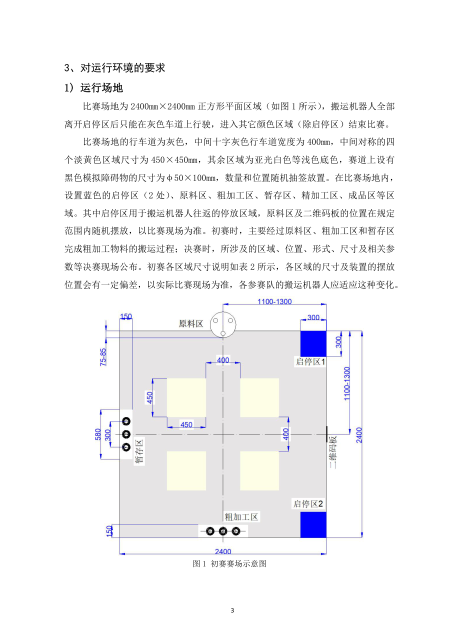
#> input picture pdf_pages/page_03.png, 911 x 1287 px (shown at 1/2 size)
$ python make_digit_templates.py --image ../pdf_pages/page_03.png
#> lines starting #> are read from the running program, lines starting #| are printed output that depends on the picture
### vision/align_send.py
#!/usr/bin/env python3
# -*- coding: utf-8 -*-
"""对准专用发送端：取目标颜色 → 像素偏移换算成毫米 → 发 $V 给 STM32。

**不需要任何标定文件。** 只用两个手工常数：
    PX_PER_MM    多少像素算 1 毫米（量一次就行）
    ROT_DEG      相机相对车头装了多歪，逆时针为正（装正就是 0；本车现在是 90）

为什么不用标定：ALIGN 是闭环，每帧重新测误差。尺度差 20% 只让车每步走多/走少，
照样收敛到 0；**角度差几度只让收敛变慢，差 90° 就会绕着物料转圈**。
所以先用这个把闭环跑通，等要精确读出坐标时再上五点单应（calib_plane_h.py）。

怎么量 PX_PER_MM：
    在桌面上放一个物料，看着画面记下像素 y；
    把物料沿车头方向往后挪 100 mm，再记一次像素 y；
    PX_PER_MM = 两次像素差 / 100。

怎么定 ROT_DEG：
    把物料放在车头正前方 300 mm 处，看终端打印的 x/y（或 --no-send 时的 TX 行）。
    x≈+300、y≈0 → 相机正装，ROT_DEG = 0；
    x≈0、y≈+300（物料显示在画面左边）→ ROT_DEG = +90；
    x≈0、y≈-300（显示在右边）→ ROT_DEG = -90。

为什么 90° 会绕圈（2026-11-16 实机 log 复盘）：
    视觉按"画面正上方=车头"算出误差，但相机转了 90°，于是固件拿到的误差向量
    和车真实的方向差 90°。控制器一直朝"看起来的方向"走，车就沿着以物料为圆心、
    半径约等于初始偏差的圆一直转；日志里 e 的模长恒定、角度每 0.5 s 转 ~50°，
    ff 也被这圈运动带到 ±80 mm/s。装错 180° 会发散而不是绕圈，差几度只是收敛慢。

用法：
    python3 align_send.py                            # 自动找串口发帧 + 实时画面
    python3 align_send.py --port COM7 --cls 3        # 指定串口（PC 上接 USB-TTL）
    python3 align_send.py --rot-deg 0                # 相机正装时
    python3 align_send.py --no-send                  # 只出画面，不发串口

类别可以运行时切换：固件每次 `ALIGN/TRACK/GRAB <cls>` 启动都会往 USART3 发一行
`$C,<cls>`，本脚本收到就把目标色换过去（`GRAB BLUE` 也行，名字在固件里映射成 3）。
`--cls` 只是启动时的默认值；`--no-send` 时收不到下行，只能用 `--cls`。

注意：vision_node.py 和本脚本不能同时跑，它们要抢同一个串口。
"""

import argparse
import math
import os
import sys
import time

import numpy as np

from common import (CAMERA_MOUNT_DEG, DEFAULT_CAMERA, Preview,
                    add_preview_argument, add_send_argument, close_all_windows,
                    color_mask, format_line, load_json, open_camera, open_link,
                    parse_camera_source, poll_class_hint_ex, rotate_to_body)
# 检测器复用 vision_node 的那一套：六种颜色全找（黑色走 mode=dark），
# 这里只负责"挑当前类别里最大的那块"再换算成毫米，避免两处算法走样。
from vision_node import (DRAW_COLORS_BGR, build_dark_mask,
                         candidate_from_contour, detect_blobs)

# ---- 默认参数，跟命令行同名的以命令行优先 ----
DEFAULT_PX_PER_MM = 1.5
# 本车相机相对车头装了 +90°（2026-11-16 由 TRACK 绕圈日志反推，见文件头）。
DEFAULT_ROT_DEG = CAMERA_MOUNT_DEG
MIN_AREA_PX = 400
# 检测默认用半分辨率：面积只有 1/4，Pi 上从 ~60 ms/帧降到 ~15 ms；
# 坐标会换算回原图，PX_PER_MM 不受影响。要极致精度时用 --detect-scale 1。
DEFAULT_DETECT_SCALE = 0.5
# 圆环类：固件 DROP 的 Align 步用 cls=11，脚本收到 $C,11 就切到环检测。
RING_CLASS = 11
DEFAULT_RING_MIN_RADIUS = 8
DEFAULT_RING_PARAM2 = 0.85


def detect_rings(frame, min_radius_px=DEFAULT_RING_MIN_RADIUS,
                 max_radius_px=0, param2=DEFAULT_RING_PARAM2, min_circles=3):
    """找画面里所有同心圆环目标，一个目标 = 一簇同心圆。

    预处理借 2025 西理工视觉的 color_circle_position：CLAHE → 高斯 → HoughCircles
    (HOUGH_GRADIENT_ALT)。圆心按"彼此很近"聚成簇，一簇就是一个环（三个环同框也能分开），
    簇内取中位数。**至少 min_circles 个不同半径的同心圆才算目标**，单圈/碎圆直接丢弃，
    避免地面杂圆被当成环。
    """
    import cv2

    gray = cv2.cvtColor(frame, cv2.COLOR_BGR2GRAY)
    clahe = cv2.createCLAHE(clipLimit=5.0, tileGridSize=(8, 8)).apply(gray)
    blur = cv2.GaussianBlur(clahe, (5, 5), 0)
    height_px, width_px = gray.shape[:2]
    if max_radius_px <= 0:
        max_radius_px = min(height_px, width_px) // 2

    circles = cv2.HoughCircles(blur, cv2.HOUGH_GRADIENT_ALT, 1.5, 30,
                               param1=300, param2=param2,
                               minRadius=max(3, int(min_radius_px)),
                               maxRadius=max(4, int(max_radius_px)))
    if circles is None or len(circles[0]) == 0:
        return []

    points = [tuple(map(float, item)) for item in circles[0]]
    points.sort(key=lambda item: -item[2])     # 大圈先来，先定出目标中心
    groups = []
    for item in points:
        best = None
        best_dist = None
        for group in groups:
            cx = float(np.median([p[0] for p in group]))
            cy = float(np.median([p[1] for p in group]))
            radius = float(max(p[2] for p in group))
            dist = ((item[0] - cx) ** 2 + (item[1] - cy) ** 2) ** 0.5
            if dist <= max(15.0, 0.25 * radius) and (best_dist is None or dist < best_dist):
                best = group
                best_dist = dist
        if best is None:
            groups.append([item])
        else:
            best.append(item)

    # 同一个环的圆可能被拆成两簇（圆心噪声）；先把中心很近的簇合并，
    # 免得一帧报两个“目标”、锁环在两者之间跳。
    merged = []
    for group in groups:
        gx = float(np.median([p[0] for p in group]))
        gy = float(np.median([p[1] for p in group]))
        gr = float(max(p[2] for p in group))
        for existing in merged:
            ex = float(np.median([p[0] for p in existing]))
            ey = float(np.median([p[1] for p in existing]))
            er = float(max(p[2] for p in existing))
            if ((gx - ex) ** 2 + (gy - ey) ** 2) ** 0.5 <= max(25.0, 0.35 * max(gr, er)):
                existing.extend(group)
                break
        else:
            merged.append(list(group))
    groups = merged

    targets = []
    for group in groups:
        # 同一个圆可能被 Hough 重复检出；先按半径去重，再要求至少有
        # min_circles 个不同半径的同心圆，单圈/碎圆不算目标。
        radii = []
        for item in sorted(group, key=lambda p: p[2]):
            if not radii or abs(item[2] - radii[-1]) > 3.0:
                radii.append(item[2])
        if len(radii) < max(1, int(min_circles)):
            continue
        u = float(np.median([p[0] for p in group]))
        v = float(np.median([p[1] for p in group]))
        radius = float(max(p[2] for p in group))
        targets.append({"center_px": (u, v), "radius_px": radius,
                        "area_px": float(np.pi * radius * radius), "circles": group,
                        "radii": radii})
    targets.sort(key=lambda item: -item["radius_px"])
    return targets


# [95 lines left out: functions detect_shape_targets, classify_shape_color, detect_ring, not called in this run]


DIGIT_TEMPLATE_DIR = os.path.join(os.path.dirname(os.path.abspath(__file__)),
                                  "digit_templates")


# [514 lines left out: functions load_digit_templates, read_ring_digit, pick_by_class, detect_class, shrink_frame, scale_candidates and 3 more, not called in this run]


# [2 lines that do not run on import are left out]

### vision/make_digit_templates.py
# -*- coding: utf-8 -*-
"""从印刷的圆环图案照片里抠出 1/2/3 三个数字，生成 align_send.py 用的模板。

用法：
    python3 make_digit_templates.py --image 圆环照片.jpg
    python3 make_digit_templates.py --image 圆环照片.jpg --out digit_templates

模板会存成 `digit_templates/1.png`、`2.png`、`3.png`（64×64，黑底白字）。
拍照要求：三个环都完整入画、尽量正对；环从左到右是 1/2/3。
换印刷图案后重新跑一次即可，不用改代码。
"""

import argparse
import os
import sys

import cv2
import numpy as np

HERE = os.path.dirname(os.path.abspath(__file__))
sys.path.insert(0, HERE)

import align_send  # noqa: E402

DIGIT_SIZE_PX = 64
GLYPH_SIZE_PX = 56


# [48 lines left out: function crop_digit, not called in this run]


def main(argv=None):
    parser = argparse.ArgumentParser(description="从圆环图案照片生成 1/2/3 数字模板")
    parser.add_argument("--image", required=True, help="三个环都完整的照片")
    parser.add_argument("--out", default=os.path.join(HERE, "digit_templates"),
                        help="输出目录，默认脚本旁边的 digit_templates/")
    args = parser.parse_args(argv)

    image = cv2.imread(args.image)
#> image is the input picture: shape (1287, 911, 3); mean B, G, R 245.6, 244.3, 244.5
    if image is None:
        print(f"打不开图片：{args.image}")
        return 1

    gray = cv2.cvtColor(image, cv2.COLOR_BGR2GRAY)
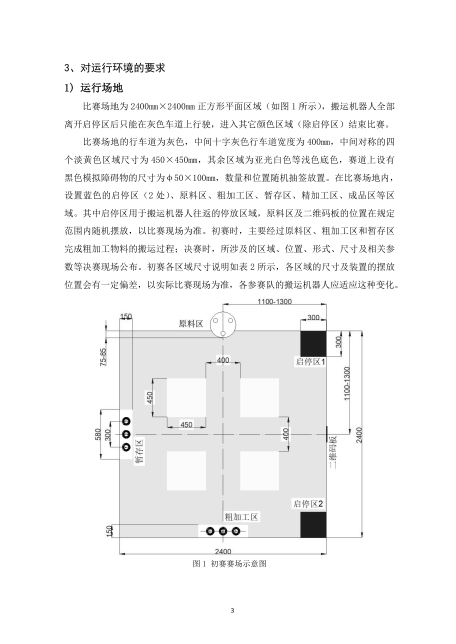
#> gray: shape (1287, 911) (shown at 1/2 size); min 0, max 255, mean 244.6
    targets = align_send.detect_rings(image, 6, 0, 0.85)
#> in detect_rings, `clahe = cv2.createCLAHE(clipLimit=5.0, tileGridSize=(8, 8)).apply(gray)`:
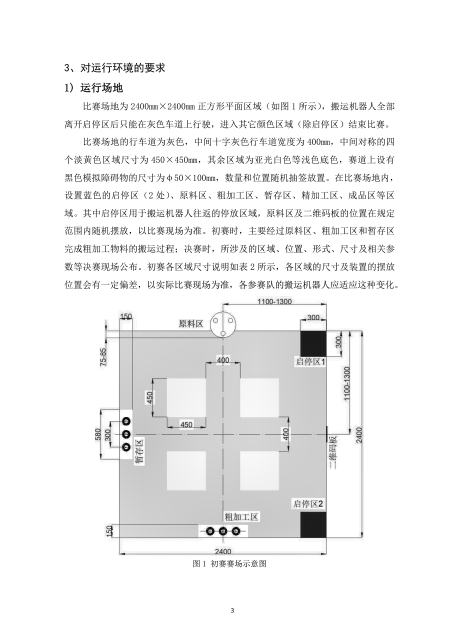
#> clahe: shape (1287, 911) (shown at 1/2 size); min 1, max 255, mean 241.1
#> in detect_rings, `circles = cv2.HoughCircles(blur, cv2.HOUGH_GRADIENT_ALT, 1.5, 30, para..`: circles = [[444, 649.5, 25.84], [420, 1062, 10.12], [252, 894, 9.97], [252, 843, 8.51]]
#> in detect_rings, `points = [tuple(map(float, item)) for item in circles[0]]`: points = [(444, 649.5, 25.84), (420, 1062, 10.12), (252, 894, 9.97), (252, 843, 8.51)]
#> the loop in detect_rings, `for item in points:` made 4 passes
#> after the loop in detect_rings, `for item in points:`: groups = [[(444, 649.5, 25.84)], [(420, 1062, 10.12)], [(252, 894, 9.97)], [(252, 843, 8.51)]]
#> the loop in detect_rings, `for group in groups:` made 4 passes
#> after the loop in detect_rings, `for group in groups:`: existing = [(252, 894, 9.97)]; merged has the same summary as groups
#> the loop in detect_rings, `for group in groups:` made 4 passes
#> after the loop in detect_rings, `for group in groups:`: targets = []
#> targets = []
    if len(targets) < 3:
        print(f"只找到 {len(targets)} 个环，需要 3 个（三个环都要完整入画）")
#| 只找到 0 个环，需要 3 个（三个环都要完整入画）
        return 1

    # 从左到右 = 1/2/3
    targets.sort(key=lambda item: item["center_px"][0])
    os.makedirs(args.out, exist_ok=True)
    for digit, target in enumerate(targets[:3], 1):
        inner_radius = min(circle[2] for circle in target["circles"])
        canvas = crop_digit(gray, target["center_px"], inner_radius)
        if canvas is None:
            print(f"第 {digit} 个环里没找到数字，检查照片清晰度/阈值")
            return 1
        path = os.path.join(args.out, f"{digit}.png")
        cv2.imwrite(path, canvas)
        print(f"写 {path}  (center={target['center_px']}, inner_r={inner_radius:.1f})")

    print("完成。align_send.py 会自动读这个目录。")
    return 0


if __name__ == "__main__":
#> (the run stopped early here; a loop or call above may not have finished)
